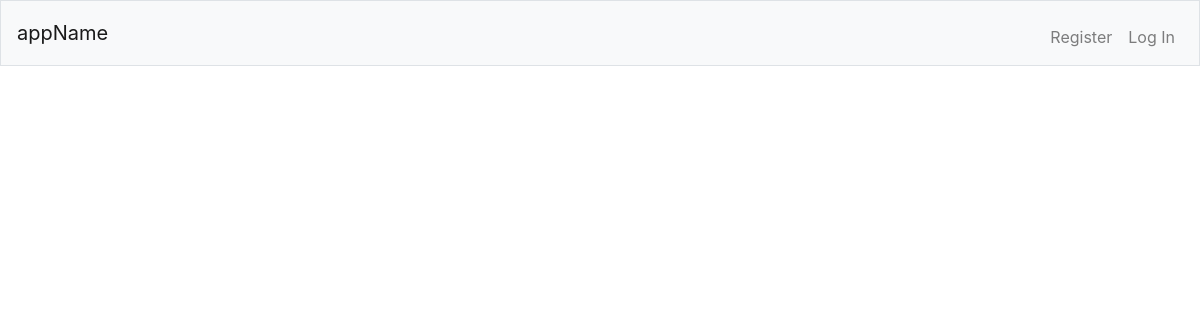
Before: / with the older database file.
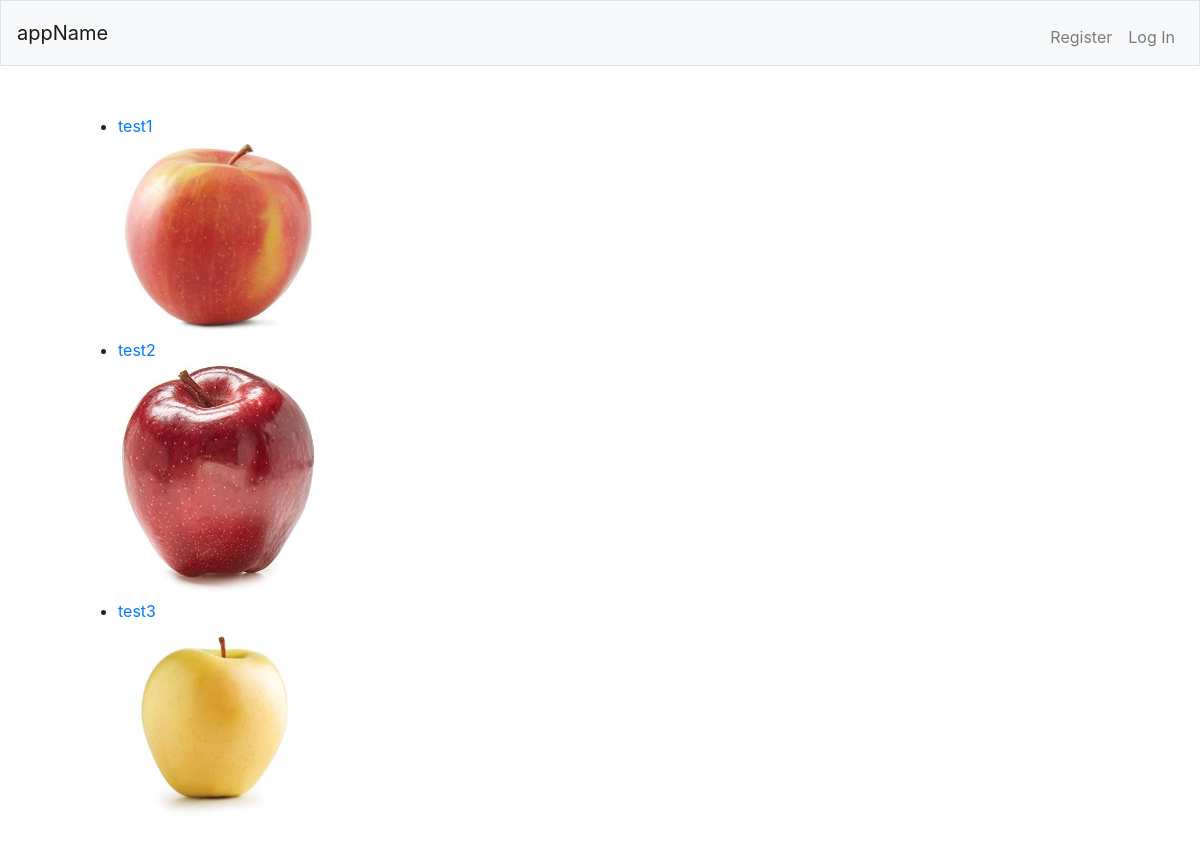
After: the same page with the newer database file.
### orders/models.py (models this page shows)
class Product(models.Model):
	name = models.CharField(max_length=64)
	price = models.IntegerField()
	description = models.TextField(default="  ")
	picture = models.ImageField()

### orders/views.py (the view)
# urls.py: path("", views.index, name="index"),
def index(request):
	if request.user.is_authenticated:
		user = request.user
	else:
		user = None
	context = {
		"products": Product.objects.all(),
		"user": user
	}
	return render(request, "orders/index.html", context)

### orders/templates/orders/index.html (shortened to what this page needs)
{% extends "registration/layout.html" %}
{% block body %}
	<ul>
		{% for product in products %}
		<li>
			<a href="{% url 'product' product.id %}">{{ product.name }}</a><br>
			<img src="{{ product.picture.url }}" alt="{{ product.name }}" style="width:200px;" href="{% url 'product' product.id %}">
		</li>
		{% endfor %}
	</ul>
{% endblock %}

### templates/registration/layout.html (shortened to what this page needs)
<!DOCTYPE html>
<html lang="en">
    <head>
        {% load staticfiles %}
        <link href="https://maxcdn.bootstrapcdn.com/bootstrap/4.0.0-beta.2/css/bootstrap.min.css" rel="stylesheet"/>
    </head>
    <body>
        <nav class="navbar navbar-expand-md navbar-light bg-light border">
            <a class="navbar-brand" href="/">appName</a>
            <div class="collapse navbar-collapse" id="navbar">
                {% if user.is_authenticated %}
                    <ul class="navbar-nav mr-auto mt-2">
                        {% if user.account %}
                            {% if user.first_name %}
                                <li class="nav-item"><a class="nav-link" href="{% url 'account' %}">{{ user.first_name }}</a></li>
                            {% else %}
                                {% if user.last_name %}
                                    <li class="nav-item"><a class="nav-link" href="{% url 'account' %}">{{ user.last_name }}</a></li>
                                {% else %}
                                    <li class="nav-item"><a class="nav-link" href="{% url 'account' %}">{{ user.username }}</a></li>
                                {% endif %}
                            {% endif %}
                        {% else %}
                            <li class="nav-item"><a class="nav-link" href="{% url 'create' %}">{{ user.username }}</a></li>
                        {% endif %}
                    </ul>
                    <ul class="navbar-nav ml-auto mt-2">
                        <li class="nav-item"><a class="nav-link" href="{% url 'chat' %}">Chatrooms</a></li>
                        <li class="nav-item"><a class="nav-link" href="{% url 'cart' %}">My Cart</a></li>
                        <li class="nav-item"><a class="nav-link" href="{% url 'logout' %}">Log Out</a></li>
                    </ul>
                {% else %}
                    <ul class="navbar-nav ml-auto mt-2">
                        <li class="nav-item"><a class="nav-link" href="{% url 'signup' %}">Register</a></li>
                        <li class="nav-item"><a class="nav-link" href="{% url 'login' %}">Log In</a></li>
                    </ul>
                {% endif %}
            </div>
        </nav>
        <main class="container p-5">
            {% block body %}{% endblock %}
        </main>
    </body>
</html>

Changed rows visible on the page:
added Product: name "test1", picture (picture)
added Product: name "test2", picture (picture)
added Product: name "test3", picture (picture)
